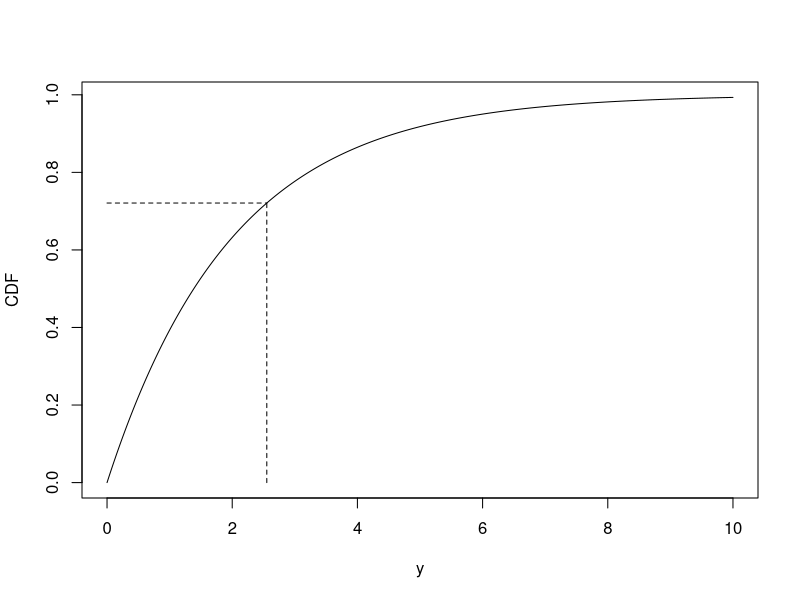
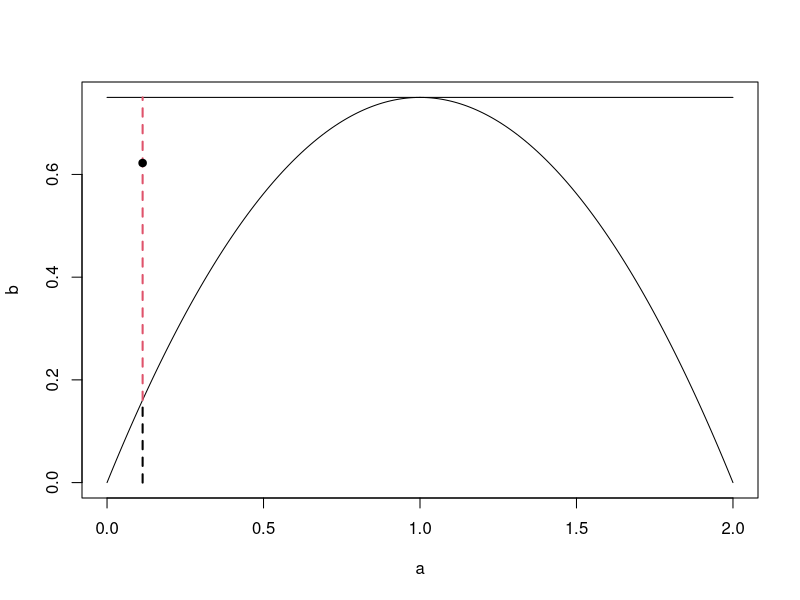
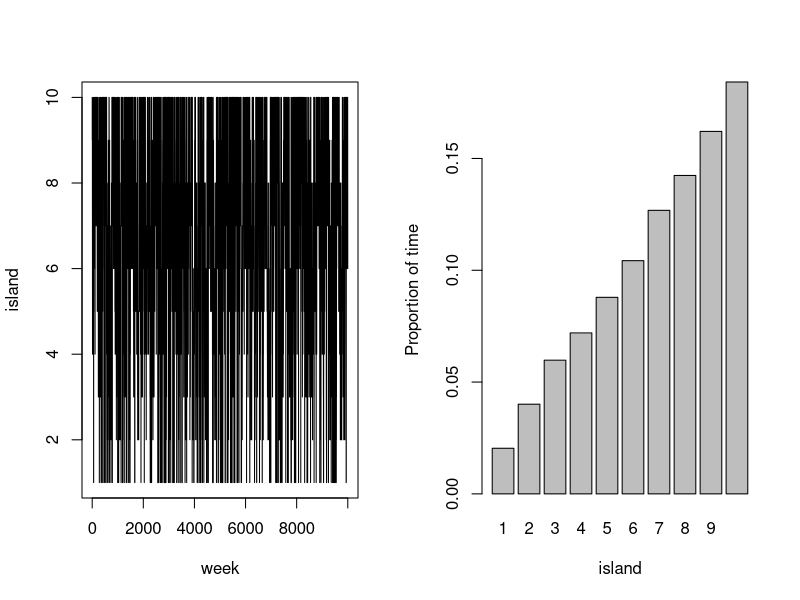
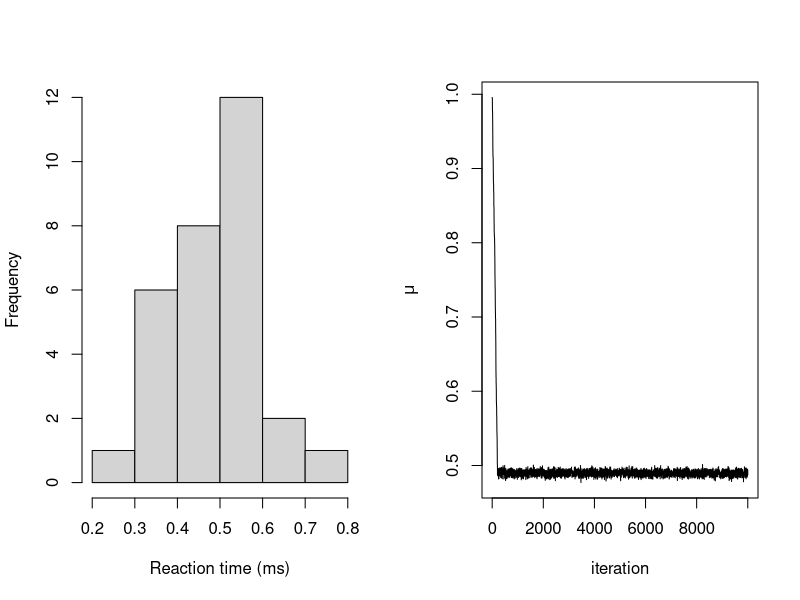
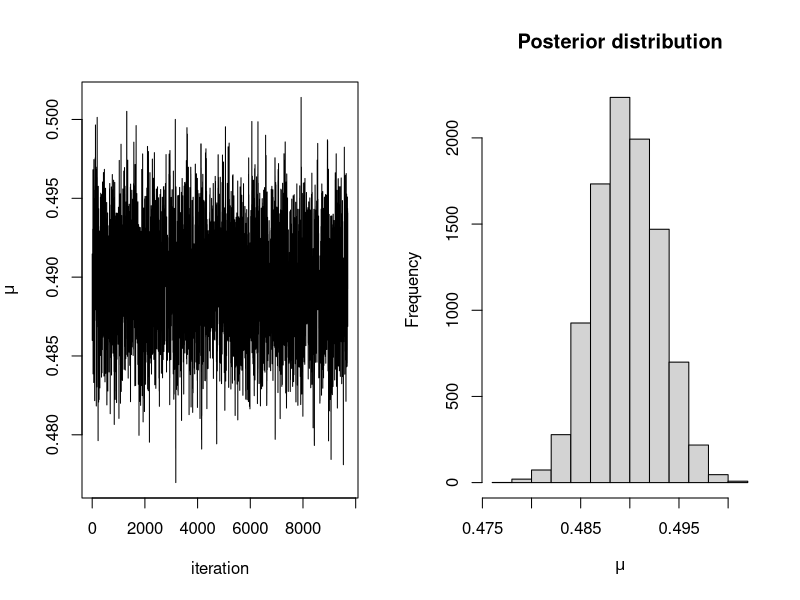

Write the R code that produced these figures, in order.
## ---- chunk 1
runif(1, 0, 1)
## ---- chunk 2
set.seed(12345) # to reproduce
y <- seq(0, 10, 0.01) #Show on the interval [0, 5]
f <- 1 - exp(-0.5*y)    #Construct the cumulative density function (CDF)
plot(y, f, type ='l', xlab = "y", ylab= "CDF")

#Sample u
u <- runif(1)

#Get the corresponding y value
f.inv <- -2*log(1-u)

#plot 
segments(x0 = 0, y0 = u, x1 = f.inv, y1 = u, lty = 2)
segments(x0 = f.inv, y0 = 0, x1 = f.inv, y1 = u, lty = 2)
## ---- chunk 3
set.seed(1234)   #to repoduce
M <- 3/4         #set M
y <- runif(1)    #sample Y ~ Q
p <- 3/4*y*(2-y) #compute p(y)
k <- p/(M*1)     #compute k
u <- runif(1)    #sample U ~ U[0, 1]
ifelse(u < k, 'accept', 'reject') #Accept if  u < k


#Create nice plot
a <- seq(0, 2, 0.01)
b <- 3/4*a*(2-a)
c <- M*rep(1, length(a))
plot(a, b, ylim = c(0, M), type = 'l')
lines(a, c)
segments(x0 = y, y0 = 0, x1 = y,  y1 =3/4*y*(2-y) , lty = 2, lwd = 2)
segments(x0 = y,  y0 =3/4*y*(2-y), x1 = y, y1 = M, lty = 2, col = 2, lwd = 2)
points(x = y, y = u, pch = 19)

## ---- chunk 4
weeks <- 10000
island <- numeric(weeks)
current <- 10
for(i in 1:weeks){
  
  ## record current position
  island[i] <- current
  
  #Flip a coin to move to a propose a new island
  proposed <- current + sample(c(1, -1), size = 1)
  
  #Ensure he loops round the island
  if(proposed < 1) 
    proposed <- 10
  if(proposed > 10)
    proposed <- 1
  
  #Decide to move
  p <- proposed/current
  u <- runif(1)
  if(u < p)
    current <- proposed
  
  
}

#Plot results
par(mfrow = c(1, 2))
plot(island, type = 'l', xlab = "week", ylab = "island")
barplot(table(island)/weeks, xlab = "island", ylab = "Proportion of time")
## ---- chunk 5
y <- c(0.34, 0.47, 0.58, 0.27, 0.74, 0.44, 0.46, 0.65, 0.36, 0.55, 0.58, 0.55, 0.53, 0.56, 0.54, 0.61, 0.43, 0.52, 0.45, 0.49, 0.32, 0.33, 0.47, 0.58, 0.34, 0.60, 0.59, 0.43, 0.57, 0.34)
hist(y, main = "", xlab = "Reaction time (ms)")
## ---- chunk 6
#Set up elements for MCMC
set.seed(123) #to reproduce
n.iter   <- 10000
mu.store <- numeric(n.iter)

#Initial values
mu <- 1 
sigma <- 0.1 #known

for(i in 1:n.iter){
  
  #Propose value for mu
  mu.proposed <- runif(1, mu - 0.01, mu + 0.01)
  
  if(mu.proposed > 0){ #If mu < 0 we can reject straight away
    
    #Compute (log) acceptance probability
    log.numerator   <- -0.01*mu.proposed - sum(y - mu.proposed)^2/(2*sigma^2)
    log.denominator <- -0.01*mu - sum(y - mu)^2/(2*sigma^2)
    
    log.p.acc <- log.numerator - log.denominator
    u <- runif(1)
    
    #Accept/Reject step
    if(log(u) < log.p.acc){
      mu <- mu.proposed
    }
  }
  
  #Store mu at each iteration
  mu.store[i] <- mu
}
plot(mu.store, type = 'l', xlab = "iteration", ylab = expression(mu))
## ---- chunk 7
plot(mu.store[-c(1:300)], type = 'l', xlab = "iteration", ylab = expression(mu))
hist(mu.store[-c(1:300)], xlab = expression(mu), main = "Posterior distribution")
## ---- chunk 8
quantile(mu.store[-c(1:300)], c(0.025, 0.975))
